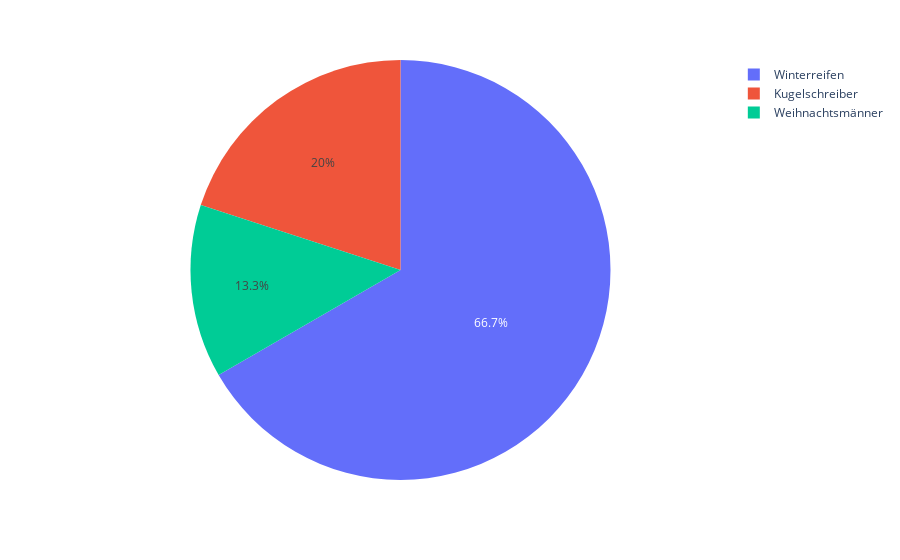

Notebook code cell kept with this figure:
### Markdown cell above
## Piechart

- Gut geeignet für Kompositionen
- Beispiel: Wie wird mein Budget relativ verteilt

### Code cell
import plotly.express as px
import pandas as pd

budget = pd.DataFrame({"Artikel": ["Weihnachtsmänner", "Kugelschreiber", "Winterreifen"],
                       "Budget": [50000, 75000, 250000]})

px.pie(budget, names="Artikel", values="Budget")

### Figure 1 — Plotly figure (JSON) as saved in the notebook; plotly's stock layout.template omitted (floating-point values rounded to 4 significant figures)
{"data": [{"domain": {"x": [0, 1], "y": [0, 1]}, "hovertemplate": "Artikel=%{label}<br>Budget=%{value}<extra></extra>", "labels": ["Weihnachtsmänner", "Kugelschreiber", "Winterreifen"], "legendgroup": "", "name": "", "showlegend": true, "type": "pie", "values": [50000, 75000, 250000]}], "layout": {"legend": {"tracegroupgap": 0}, "margin": {"t": 60}}}
